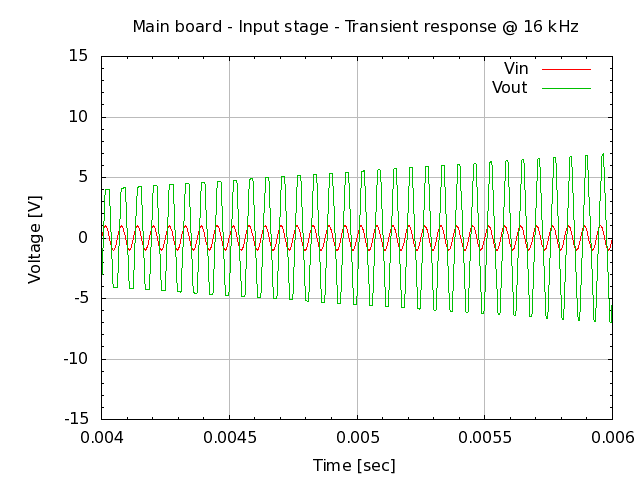

This chart was generated by the following gnuplot code:
# setup terminal
set term png

# setup graph
set output "26.003.00.02.03-4.png"
set title "Main board - Input stage - Transient response @ 16 kHz"

# setup Y-axis
set yrange [-15:15]
set grid ytics lt 1 lw 1 lc rgb "#bbbbbb"
set mytics
set ylabel "Voltage [V]"

# setup X-axis
set grid xtics lt 1 lw 1 lc rgb "#bbbbbb"
set mxtics
set xrange [0.004:0.006]
set xlabel "Time [sec]"

# setup plot style
set style data lines
plot '26.003.00.02.03.dat' using 1:2 title "Vin", \
     '26.003.00.02.03.dat' using 1:3 title "Vout"

# set output back to default
set output

# reset terminal type
set terminal pop
